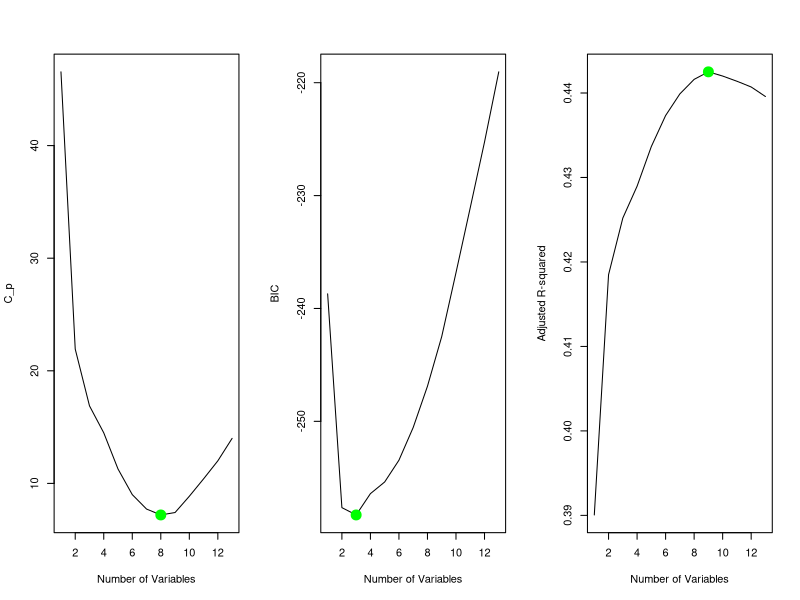
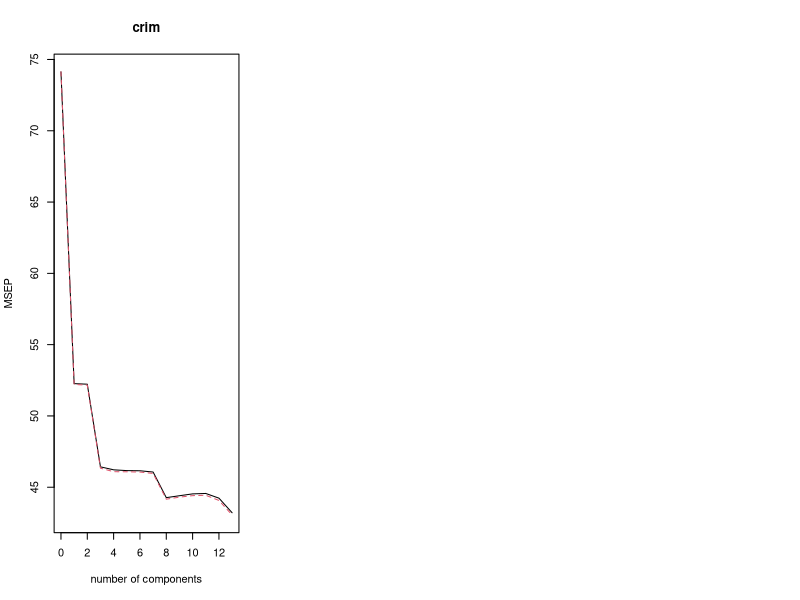

These charts were generated, in order, by the following R code:
## ---- chunk 1
library(MASS)
data("Boston")
library(leaps)
library(glmnet)
library(pls)
## ---- chunk 2
boston=Boston
## ---- chunk 3
fit.lm=lm(crim~.,data = boston) 
summary(fit.lm) 
## ---- chunk 4
best_subset=regsubsets(crim~.,data = boston,nvmax = 13) 
best_subset.summary<-summary(best_subset) 
best_subset.summary$adjr2 
## ---- chunk 5
par(mfrow = c(1, 3)) 
## ---- chunk 6
plot(best_subset.summary$cp, xlab = "Number of Variables", ylab = "C_p", type = "l") 
points(which.min(best_subset.summary$cp), best_subset.summary$cp[which.min(best_subset.summary$cp)], col = "green", cex = 3, pch = 20) 
## ---- chunk 7
plot(best_subset.summary$bic, xlab = "Number of Variables", ylab = "BIC", type = "l") 
points(which.min(best_subset.summary$bic), best_subset.summary$bic[which.min(best_subset.summary$bic)], col = "green", cex = 3, pch = 20) 

## ---- chunk 8
plot(best_subset.summary$adjr2, xlab = "Number of Variables", ylab = "Adjusted R-squared", type = "l") 
points(which.max(best_subset.summary$adjr2), best_subset.summary$adjr2[which.max(best_subset.summary$adjr2)], col = "green", cex = 3, pch = 20)
## ---- chunk 9
coef(best_subset,which.min(best_subset.summary$cp)) 
## ---- chunk 10
set.seed(2) 
boston_matrix=model.matrix(crim~.,data = boston)[,-1]
## ---- chunk 11
ridge=cv.glmnet(boston_matrix,boston$crim,alpha=0) 
bestlam<-ridge$lambda.min 
bestlam
## ---- chunk 12
coef(ridge,s=bestlam)
## ---- chunk 13

set.seed(1) 
lasso=cv.glmnet(boston_matrix,boston$crim,alpha=1) 
bestlam<-lasso$lambda.min 
bestlam 
## ---- chunk 14
coef(lasso,s=bestlam)
## ---- chunk 15
set.seed(2) 
pcr=pcr(crim~.,data=boston,scale=TRUE,validation="CV") 
pcr_summary<- summary(pcr) 
## ---- chunk 16
validationplot(pcr,val.type = "MSEP")
## ---- chunk 17
load_pcr<-pcr$loadings[,1:8] 
load_pcr 
## ---- chunk 18
train_boston = sample(nrow(boston), nrow(boston) * 0.70) 
tr_boston = boston[train_boston, ] 
te_boston = boston[-train_boston, ] 

set.seed(3) 
tr_boston_matrix = model.matrix(crim ~ ., data = tr_boston)[, -1] 
te_boston_matrix = model.matrix(crim ~ ., data = te_boston)[, -1] 


ridge = cv.glmnet(tr_boston_matrix, tr_boston$crim, alpha = 0) 


bestlam = ridge$lambda.min 


print(bestlam)

## ---- chunk 19
pred_ridge=predict(ridge,s=bestlam,newx = te_boston_matrix) 
test_error=mean((te_boston$crim- pred_ridge)^2) 
test_error 
## ---- chunk 20
rmse= sqrt(test_error) 
(rmse/mean(te_boston$crim))*100 
## ---- chunk 21
lasso=cv.glmnet(tr_boston_matrix,tr_boston$crim,alpha=1) 
bestlam=lasso$lambda.min 
lasso_pred = predict(lasso, s = bestlam, newx = te_boston_matrix) 
test_error = mean((te_boston$crim - lasso_pred)^2) 
test_error 
## ---- chunk 22
rmse_lasso= sqrt(test_error) 
(rmse_lasso/mean(te_boston$crim))*100
